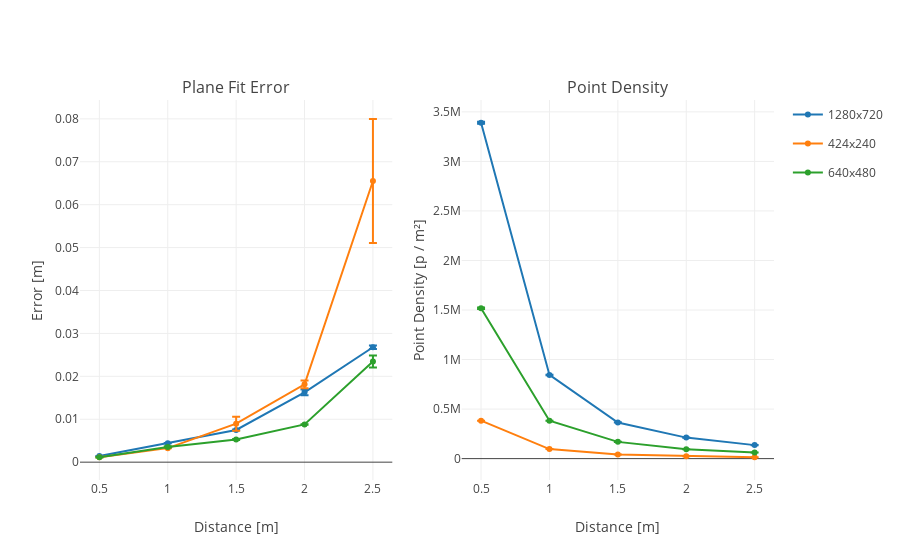

The cell this chart's notebook holds for it:
### Code cell
plotPlaneData(pcDataNear02)

### Figure 1 — Plotly figure (JSON) as saved in the notebook; plotly's stock layout.template omitted (floating-point values rounded to 4 significant figures)
{"data": [{"error_y": {"array": [8.09e-06, 1.574e-05, 9.21e-05, 0.0006634, 0.0004207], "color": "rgb(31, 119, 180)", "symmetric": true, "type": "data", "visible": true}, "legendgroup": "1280x720", "line": {"color": "rgb(31, 119, 180)"}, "name": "1280x720", "showlegend": true, "type": "scatter", "x": [0.5, 1, 1.5, 2, 2.5], "xaxis": "x1", "y": [0.001422, 0.004426, 0.007504, 0.01627, 0.02679], "yaxis": "y1"}, {"error_y": {"array": [1.587e-05, 2.575e-05, 0.001632, 0.0008904, 0.01444], "color": "rgb(255, 127, 14)", "symmetric": true, "type": "data", "visible": true}, "legendgroup": "424x240", "line": {"color": "rgb(255, 127, 14)"}, "name": "424x240", "showlegend": true, "type": "scatter", "x": [0.5, 1, 1.5, 2, 2.5], "xaxis": "x1", "y": [0.001145, 0.00327, 0.008965, 0.01814, 0.06553], "yaxis": "y1"}, {"error_y": {"array": [4.878e-05, 0.0001427, 0.0001354, 6.929e-05, 0.001412], "color": "rgb(44, 160, 44)", "symmetric": true, "type": "data", "visible": true}, "legendgroup": "640x480", "line": {"color": "rgb(44, 160, 44)"}, "name": "640x480", "showlegend": true, "type": "scatter", "x": [0.5, 1, 1.5, 2, 2.5], "xaxis": "x1", "y": [0.001152, 0.003542, 0.005286, 0.008788, 0.02344], "yaxis": "y1"}, {"error_y": {"array": [9969.0, 2361.0, 1190.0, 1226.0, 713.6], "color": "rgb(31, 119, 180)", "symmetric": true, "type": "data", "visible": true}, "legendgroup": "1280x720", "line": {"color": "rgb(31, 119, 180)"}, "name": "1280x720", "showlegend": false, "type": "scatter", "x": [0.5, 1, 1.5, 2, 2.5], "xaxis": "x2", "y": [3390000.0, 845100.0, 365100.0, 212100.0, 136300.0], "yaxis": "y2"}, {"error_y": {"array": [249.0, 32.76, 739.4, 122.3, 728.9], "color": "rgb(255, 127, 14)", "symmetric": true, "type": "data", "visible": true}, "legendgroup": "424x240", "line": {"color": "rgb(255, 127, 14)"}, "name": "424x240", "showlegend": false, "type": "scatter", "x": [0.5, 1, 1.5, 2, 2.5], "xaxis": "x2", "y": [383200.0, 95870.0, 41130.0, 24120.0, 13820.0], "yaxis": "y2"}, {"error_y": {"array": [7237.0, 347.0, 498.2, 208.0, 443.1], "color": "rgb(44, 160, 44)", "symmetric": true, "type": "data", "visible": true}, "legendgroup": "640x480", "line": {"color": "rgb(44, 160, 44)"}, "name": "640x480", "showlegend": false, "type": "scatter", "x": [0.5, 1, 1.5, 2, 2.5], "xaxis": "x2", "y": [1518000.0, 383100.0, 169100.0, 93650.0, 61120.0], "yaxis": "y2"}], "layout": {"annotations": [{"font": {"size": 16}, "showarrow": false, "text": "Plane Fit Error", "x": 0.225, "xanchor": "center", "xref": "paper", "y": 1, "yanchor": "bottom", "yref": "paper"}, {"font": {"size": 16}, "showarrow": false, "text": "Point Density", "x": 0.775, "xanchor": "center", "xref": "paper", "y": 1, "yanchor": "bottom", "yref": "paper"}], "xaxis1": {"anchor": "y1", "domain": [0, 0.45], "title": "Distance [m]"}, "xaxis2": {"anchor": "y2", "domain": [0.55, 1], "title": "Distance [m]"}, "yaxis1": {"anchor": "x1", "domain": [0, 1], "title": "Error [m]"}, "yaxis2": {"anchor": "x2", "domain": [0, 1], "title": "Point Density [p / m²]"}}}
